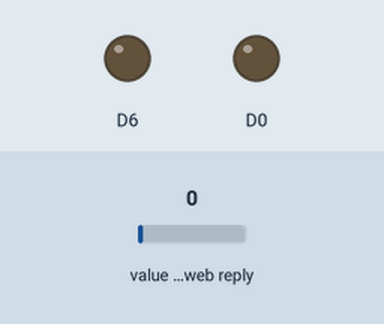
This sketch was run on a simulated ESP8266 (NodeMCU). On the bench: output pins drawn as LEDs (lit = HIGH). The inputs (shaded band) are chosen by the test bench; at power-on: value in the web reply 0. WiFi joins after 1.5 s; servers stay silent unless stated; web services answer with replies made up by the test bench; what the sketch prints to the serial monitor is not drawn.

Above: at 2.7 s.
2.8 s: value in the web reply set to 25
At 4.1 s:
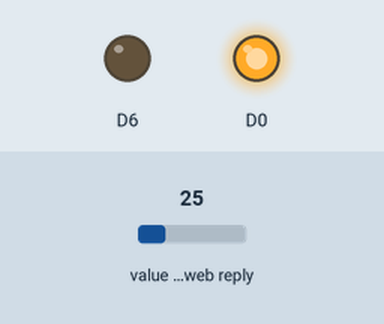
Timing chart, 0 to 5.8 s (numbered marks = the images above; inputs shaded):
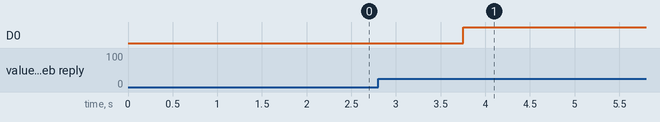

The sketch:

Read_from_IoT_Channel_with_Data_Filter.ino
```cpp
/*
Problem Statement: Receive data from thingSpeak Channel
                   WiFi Credentials are not hardcoded, They can be updated in real time using Tzapu WiFiManager Library
Developed by: Rahul Shrivastava
*********************************
*/

#include <Arduino.h>//
#include <ESP8266WiFi.h>
#include <ESP8266WiFiMulti.h>
#include <ESP8266HTTPClient.h>
ESP8266WiFiMulti WiFiMulti;
#include <DNSServer.h>
#include <WiFiManager.h> //https://github.com/tzapu/WiFiManager
String readAPIkey = "SJED4JK0UWO1PTEC";// Read API Key of ThingSpeak channel
String channel_ID = "1331323";
String field_N = "1";
String result_N = "1";
        //"http://api.thingspeak.com/channels/1024134/fields/2.json?api_key=702L9HBEV9F88HHV&results=1"

void setup() {
    Serial.begin(115200);
    Serial.flush();
    pinMode(D0, OUTPUT);
    pinMode (D6, OUTPUT);
    wificonnect();

}

void loop() {

        float temperature = GETreceive();
        if (temperature>23)
        {
          digitalWrite(D0, LOW);
          digitalWrite(D6, HIGH);
        }
        else
        {
           digitalWrite(D0, HIGH);
           digitalWrite(D6, LOW);

        }
}

void wificonnect()
  {
    WiFiMulti.addAP("VM6535101", "pzpt3DvVssfj");
    Serial.println("Conneting");
    while(WiFiMulti.run()!=WL_CONNECTED)
    {
      Serial.print(".");
      digitalWrite(D0, LOW);
      delay(100);
      digitalWrite(D0, HIGH);
      delay(100);
    }
     Serial.print("Connected to HOTSPOT..\n");// This line will execute if your device is connected to Access Pass
  }


float GETreceive()
{
        HTTPClient http;

        Serial.print("[HTTP] begin...\n");

        //"http://api.thingspeak.com/channels/963373/fields/1.json?api_key=28WYJLR74BJ9ZKAT&results=1"
        String url =  "http://api.thingspeak.com/channels/";
               url += channel_ID; //
               url += "/fields/";
               url += field_N;
               url += ".json?api_key=";
               url += readAPIkey;
               url += "&results=";
               url += result_N;
               Serial.println(url);
        http.begin(url); //HTTP

        Serial.print("[HTTP] GET...\n");

        // start connection and send HTTP header
        int httpCode = http.GET();

        // httpCode will be negative on error

        if(httpCode > 0) {
            // HTTP header has been send and Server response header has been handled
            Serial.printf("[HTTP] GET... code: %d\n", httpCode);

                if(httpCode == HTTP_CODE_OK) {
                String payload = http.getString();
                Serial.println("..........................................................................");
                Serial.println(payload);
                Serial.println("..........................................................................");
                delay(2000);

                int begin_b = payload.indexOf("\"entry_id");
                String field_data_string = payload.substring(begin_b+26,begin_b+30);
                float field_data = field_data_string.toFloat();
                Serial.println(field_data_string);
                Serial.println(field_data);
                Serial.println ();
                Serial.println ();

                return(field_data);

                delay(2000);
             }
         }
        else
        {
            Serial.printf("[HTTP] GET... failed, error: %s\n", http.errorToString(httpCode).c_str());
        }

        http.end();

    delay(2000);

}
```
